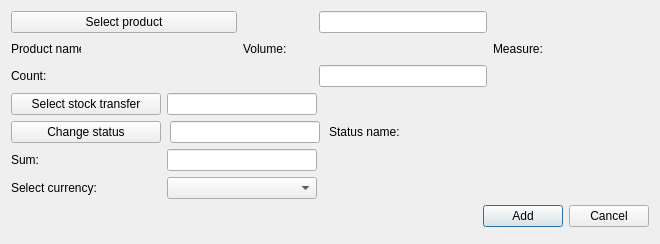
<?xml version="1.0" encoding="UTF-8"?>
<ui version="4.0">
 <class>CreateStockTrList</class>
 <widget class="QDialog" name="CreateStockTrList">
  <property name="geometry">
   <rect>
    <x>0</x>
    <y>0</y>
    <width>660</width>
    <height>244</height>
   </rect>
  </property>
  <property name="windowTitle">
   <string>Create/Update product in stock transfer list</string>
  </property>
  <property name="locale">
   <locale language="English" country="UnitedStates"/>
  </property>
  <property name="modal">
   <bool>false</bool>
  </property>
  <layout class="QGridLayout" name="gridLayout">
   <property name="leftMargin">
    <number>11</number>
   </property>
   <property name="topMargin">
    <number>11</number>
   </property>
   <property name="rightMargin">
    <number>11</number>
   </property>
   <property name="bottomMargin">
    <number>17</number>
   </property>
   <item row="4" column="0" colspan="6">
    <layout class="QHBoxLayout" name="horizontalLayout">
     <item>
      <spacer name="horizontalSpacer">
       <property name="orientation">
        <enum>Qt::Horizontal</enum>
       </property>
       <property name="sizeHint" stdset="0">
        <size>
         <width>40</width>
         <height>20</height>
        </size>
       </property>
      </spacer>
     </item>
     <item>
      <widget class="QPushButton" name="addBtn">
       <property name="text">
        <string>Add</string>
       </property>
      </widget>
     </item>
     <item>
      <widget class="QPushButton" name="cancelBtn">
       <property name="text">
        <string>Cancel</string>
       </property>
      </widget>
     </item>
    </layout>
   </item>
   <item row="0" column="3">
    <widget class="QLineEdit" name="productEdit">
     <property name="readOnly">
      <bool>true</bool>
     </property>
    </widget>
   </item>
   <item row="2" column="3">
    <widget class="QLineEdit" name="countEdit">
     <property name="toolTip">
      <string>&lt;html&gt;&lt;head/&gt;&lt;body&gt;&lt;p&gt;For example: 100&lt;/p&gt;&lt;/body&gt;&lt;/html&gt;</string>
     </property>
    </widget>
   </item>
   <item row="2" column="0" colspan="2">
    <widget class="QLabel" name="countLb">
     <property name="minimumSize">
      <size>
       <width>150</width>
       <height>0</height>
      </size>
     </property>
     <property name="text">
      <string>Count:</string>
     </property>
    </widget>
   </item>
   <item row="1" column="2">
    <widget class="QLabel" name="volumeLb">
     <property name="minimumSize">
      <size>
       <width>70</width>
       <height>0</height>
      </size>
     </property>
     <property name="maximumSize">
      <size>
       <width>70</width>
       <height>16777215</height>
      </size>
     </property>
     <property name="text">
      <string>Volume:</string>
     </property>
    </widget>
   </item>
   <item row="1" column="4">
    <widget class="QLabel" name="measureLb">
     <property name="text">
      <string>Measure:</string>
     </property>
    </widget>
   </item>
   <item row="1" column="1">
    <widget class="QLabel" name="prodNamePh">
     <property name="minimumSize">
      <size>
       <width>150</width>
       <height>0</height>
      </size>
     </property>
     <property name="font">
      <font>
       <family>Times New Roman</family>
       <pointsize>12</pointsize>
       <weight>75</weight>
       <italic>true</italic>
       <bold>true</bold>
      </font>
     </property>
     <property name="text">
      <string/>
     </property>
    </widget>
   </item>
   <item row="1" column="3">
    <widget class="QLabel" name="volumePh">
     <property name="minimumSize">
      <size>
       <width>100</width>
       <height>0</height>
      </size>
     </property>
     <property name="font">
      <font>
       <family>Times New Roman</family>
       <pointsize>12</pointsize>
       <weight>75</weight>
       <italic>true</italic>
       <bold>true</bold>
      </font>
     </property>
     <property name="text">
      <string/>
     </property>
    </widget>
   </item>
   <item row="1" column="0">
    <widget class="QLabel" name="prodNameLb">
     <property name="minimumSize">
      <size>
       <width>70</width>
       <height>0</height>
      </size>
     </property>
     <property name="maximumSize">
      <size>
       <width>70</width>
       <height>16777215</height>
      </size>
     </property>
     <property name="text">
      <string>Product name:</string>
     </property>
    </widget>
   </item>
   <item row="1" column="5">
    <widget class="QLabel" name="measurePh">
     <property name="minimumSize">
      <size>
       <width>100</width>
       <height>0</height>
      </size>
     </property>
     <property name="font">
      <font>
       <family>Times New Roman</family>
       <pointsize>12</pointsize>
       <weight>75</weight>
       <italic>true</italic>
       <bold>true</bold>
      </font>
     </property>
     <property name="text">
      <string/>
     </property>
    </widget>
   </item>
   <item row="3" column="0" colspan="6">
    <widget class="QWidget" name="editSectionWgt" native="true">
     <layout class="QGridLayout" name="gridLayout_3">
      <property name="leftMargin">
       <number>0</number>
      </property>
      <property name="topMargin">
       <number>0</number>
      </property>
      <property name="rightMargin">
       <number>0</number>
      </property>
      <property name="bottomMargin">
       <number>0</number>
      </property>
      <item row="4" column="0">
       <widget class="QLabel" name="currencyLb">
        <property name="text">
         <string>Select currency:</string>
        </property>
       </widget>
      </item>
      <item row="0" column="0">
       <widget class="QPushButton" name="StockTransferBtn">
        <property name="minimumSize">
         <size>
          <width>150</width>
          <height>0</height>
         </size>
        </property>
        <property name="maximumSize">
         <size>
          <width>150</width>
          <height>16777215</height>
         </size>
        </property>
        <property name="text">
         <string>Select stock transfer</string>
        </property>
       </widget>
      </item>
      <item row="4" column="1">
       <widget class="QComboBox" name="currencyCmb">
        <property name="maximumSize">
         <size>
          <width>150</width>
          <height>16777215</height>
         </size>
        </property>
       </widget>
      </item>
      <item row="4" column="2">
       <spacer name="horizontalSpacer_4">
        <property name="orientation">
         <enum>Qt::Horizontal</enum>
        </property>
        <property name="sizeHint" stdset="0">
         <size>
          <width>40</width>
          <height>20</height>
         </size>
        </property>
       </spacer>
      </item>
      <item row="0" column="2">
       <spacer name="horizontalSpacer_3">
        <property name="orientation">
         <enum>Qt::Horizontal</enum>
        </property>
        <property name="sizeHint" stdset="0">
         <size>
          <width>40</width>
          <height>20</height>
         </size>
        </property>
       </spacer>
      </item>
      <item row="0" column="1">
       <widget class="QLineEdit" name="stockTransferEdit">
        <property name="maximumSize">
         <size>
          <width>150</width>
          <height>16777215</height>
         </size>
        </property>
        <property name="text">
         <string/>
        </property>
        <property name="readOnly">
         <bool>true</bool>
        </property>
       </widget>
      </item>
      <item row="1" column="0" colspan="3">
       <widget class="QWidget" name="statusWidget" native="true">
        <layout class="QHBoxLayout" name="horizontalLayout_3">
         <property name="spacing">
          <number>9</number>
         </property>
         <property name="leftMargin">
          <number>0</number>
         </property>
         <property name="topMargin">
          <number>0</number>
         </property>
         <property name="rightMargin">
          <number>0</number>
         </property>
         <property name="bottomMargin">
          <number>0</number>
         </property>
         <item>
          <widget class="QPushButton" name="statusBtn">
           <property name="sizePolicy">
            <sizepolicy hsizetype="Fixed" vsizetype="Fixed">
             <horstretch>0</horstretch>
             <verstretch>0</verstretch>
            </sizepolicy>
           </property>
           <property name="minimumSize">
            <size>
             <width>150</width>
             <height>0</height>
            </size>
           </property>
           <property name="text">
            <string>Change status</string>
           </property>
          </widget>
         </item>
         <item>
          <widget class="QLineEdit" name="statusEdit">
           <property name="maximumSize">
            <size>
             <width>150</width>
             <height>16777215</height>
            </size>
           </property>
           <property name="readOnly">
            <bool>true</bool>
           </property>
          </widget>
         </item>
         <item>
          <widget class="QLabel" name="statusLb">
           <property name="text">
            <string>Status name:</string>
           </property>
          </widget>
         </item>
         <item>
          <widget class="QLabel" name="statusPh">
           <property name="minimumSize">
            <size>
             <width>120</width>
             <height>0</height>
            </size>
           </property>
           <property name="font">
            <font>
             <family>Times New Roman</family>
             <pointsize>12</pointsize>
             <weight>75</weight>
             <italic>true</italic>
             <bold>true</bold>
            </font>
           </property>
           <property name="text">
            <string/>
           </property>
          </widget>
         </item>
        </layout>
       </widget>
      </item>
      <item row="2" column="0">
       <widget class="QLabel" name="sumLb">
        <property name="minimumSize">
         <size>
          <width>150</width>
          <height>0</height>
         </size>
        </property>
        <property name="text">
         <string>Sum:</string>
        </property>
       </widget>
      </item>
      <item row="2" column="1">
       <widget class="QLineEdit" name="sumEdit">
        <property name="maximumSize">
         <size>
          <width>150</width>
          <height>16777215</height>
         </size>
        </property>
        <property name="toolTip">
         <string>&lt;html&gt;&lt;head/&gt;&lt;body&gt;&lt;p&gt;For example: 300 (pedends on currency, in that case 300 USD)&lt;/p&gt;&lt;/body&gt;&lt;/html&gt;</string>
        </property>
       </widget>
      </item>
     </layout>
    </widget>
   </item>
   <item row="0" column="0" colspan="2">
    <widget class="QPushButton" name="productBtn">
     <property name="text">
      <string>Select product</string>
     </property>
    </widget>
   </item>
  </layout>
 </widget>
 <tabstops>
  <tabstop>productBtn</tabstop>
  <tabstop>countEdit</tabstop>
  <tabstop>StockTransferBtn</tabstop>
  <tabstop>statusBtn</tabstop>
  <tabstop>addBtn</tabstop>
  <tabstop>cancelBtn</tabstop>
  <tabstop>productEdit</tabstop>
  <tabstop>stockTransferEdit</tabstop>
  <tabstop>statusEdit</tabstop>
  <tabstop>sumEdit</tabstop>
  <tabstop>currencyCmb</tabstop>
 </tabstops>
 <resources/>
 <connections/>
</ui>
